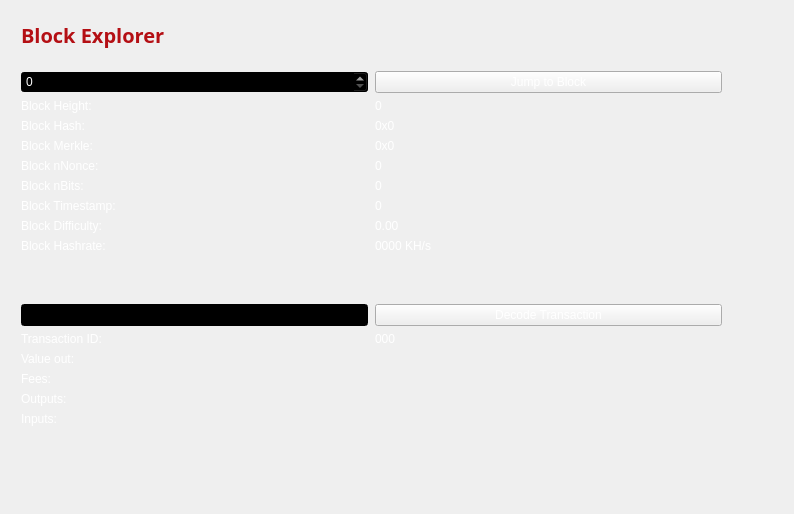
<?xml version="1.0" encoding="UTF-8"?>
<ui version="4.0">
 <class>BlockBrowser</class>
 <widget class="QWidget" name="BlockBrowser">
  <property name="windowModality">
   <enum>Qt::NonModal</enum>
  </property>
  <property name="enabled">
   <bool>true</bool>
  </property>
  <property name="geometry">
   <rect>
    <x>0</x>
    <y>0</y>
    <width>794</width>
    <height>514</height>
   </rect>
  </property>
  <property name="sizePolicy">
   <sizepolicy hsizetype="Expanding" vsizetype="Expanding">
    <horstretch>0</horstretch>
    <verstretch>0</verstretch>
   </sizepolicy>
  </property>
  <property name="minimumSize">
   <size>
    <width>0</width>
    <height>0</height>
   </size>
  </property>
  <property name="acceptDrops">
   <bool>false</bool>
  </property>
  <property name="windowTitle">
   <string>Form</string>
  </property>
  <property name="styleSheet">
   <string notr="true">color: transparent;</string>
  </property>
  <layout class="QGridLayout">
   <property name="sizeConstraint">
    <enum>QLayout::SetMaximumSize</enum>
   </property>
   <property name="leftMargin">
    <number>21</number>
   </property>
   <property name="topMargin">
    <number>21</number>
   </property>
   <property name="rightMargin">
    <number>10</number>
   </property>
   <item row="1" column="0">
    <widget class="QWidget" name="widget" native="true">
     <property name="styleSheet">
      <string notr="true">color: rgb(255, 255, 255);</string>
     </property>
     <widget class="QWidget" name="layoutWidget">
      <property name="geometry">
       <rect>
        <x>0</x>
        <y>0</y>
        <width>699</width>
        <height>27</height>
       </rect>
      </property>
      <layout class="QHBoxLayout" name="horizontalLayout_4">
       <property name="spacing">
        <number>7</number>
       </property>
       <item>
        <widget class="QLabel" name="label_5">
         <property name="font">
          <font>
           <family>Open Sans,sans-serif</family>
          </font>
         </property>
         <property name="styleSheet">
          <string notr="true">color: rgb(255, 255, 255);</string>
         </property>
         <property name="text">
          <string>&lt;html&gt;&lt;head/&gt;&lt;body&gt;&lt;p&gt;&lt;span style=&quot; font-size:20px; font-weight:600; color:#B40F14;&quot;&gt;Block Explorer &lt;/span&gt;&lt;/p&gt;&lt;/body&gt;&lt;/html&gt;</string>
         </property>
        </widget>
       </item>
       <item>
        <spacer name="horizontalSpacer_2">
         <property name="orientation">
          <enum>Qt::Horizontal</enum>
         </property>
         <property name="sizeHint" stdset="0">
          <size>
           <width>40</width>
           <height>20</height>
          </size>
         </property>
        </spacer>
       </item>
      </layout>
     </widget>
     <widget class="QWidget" name="layoutWidget_2">
      <property name="geometry">
       <rect>
        <x>0</x>
        <y>50</y>
        <width>701</width>
        <height>400</height>
       </rect>
      </property>
      <layout class="QGridLayout" name="gridLayout_3" rowstretch="0,0,0,0,0,0,0,0,0,0,0,0,0,0,0,0,0,0,0" columnstretch="0,0">
       <property name="sizeConstraint">
        <enum>QLayout::SetDefaultConstraint</enum>
       </property>
       <property name="horizontalSpacing">
        <number>7</number>
       </property>
       <item row="18" column="0">
        <spacer name="verticalSpacer">
         <property name="orientation">
          <enum>Qt::Vertical</enum>
         </property>
         <property name="sizeHint" stdset="0">
          <size>
           <width>20</width>
           <height>40</height>
          </size>
         </property>
        </spacer>
       </item>
       <item row="12" column="1">
        <widget class="QPushButton" name="txButton">
         <property name="styleSheet">
          <string notr="true">color: rgb(255, 255, 255);</string>
         </property>
         <property name="text">
          <string>Decode Transaction</string>
         </property>
        </widget>
       </item>
       <item row="17" column="0">
        <widget class="QLabel" name="inputLabel">
         <property name="styleSheet">
          <string notr="true">color: rgb(255, 255, 255);</string>
         </property>
         <property name="text">
          <string>Inputs:</string>
         </property>
         <property name="alignment">
          <set>Qt::AlignLeading|Qt::AlignLeft|Qt::AlignTop</set>
         </property>
        </widget>
       </item>
       <item row="10" column="1">
        <widget class="QLabel" name="pawBox">
         <property name="styleSheet">
          <string notr="true">color: rgb(255, 255, 255);</string>
         </property>
         <property name="text">
          <string>0000 KH/s</string>
         </property>
        </widget>
       </item>
       <item row="14" column="0">
        <widget class="QLabel" name="valueLabel">
         <property name="styleSheet">
          <string notr="true">color: rgb(255, 255, 255);</string>
         </property>
         <property name="text">
          <string>Value out:</string>
         </property>
        </widget>
       </item>
       <item row="13" column="0">
        <widget class="QLabel" name="txLabel">
         <property name="styleSheet">
          <string notr="true">color: rgb(255, 255, 255);</string>
         </property>
         <property name="text">
          <string>Transaction ID:</string>
         </property>
        </widget>
       </item>
       <item row="9" column="1">
        <widget class="QLabel" name="hardBox">
         <property name="styleSheet">
          <string notr="true">color: rgb(255, 255, 255);</string>
         </property>
         <property name="text">
          <string>0.00</string>
         </property>
        </widget>
       </item>
       <item row="13" column="1">
        <widget class="QLabel" name="txID">
         <property name="styleSheet">
          <string notr="true">color: rgb(255, 255, 255);</string>
         </property>
         <property name="text">
          <string>000</string>
         </property>
        </widget>
       </item>
       <item row="17" column="1">
        <widget class="QLabel" name="inputBox">
         <property name="styleSheet">
          <string notr="true">color: rgb(255, 255, 255);</string>
         </property>
         <property name="text">
          <string/>
         </property>
         <property name="alignment">
          <set>Qt::AlignLeading|Qt::AlignLeft|Qt::AlignTop</set>
         </property>
        </widget>
       </item>
       <item row="14" column="1">
        <widget class="QLabel" name="valueBox">
         <property name="styleSheet">
          <string notr="true">color: rgb(255, 255, 255);</string>
         </property>
         <property name="text">
          <string/>
         </property>
        </widget>
       </item>
       <item row="9" column="0">
        <widget class="QLabel" name="hardLabel">
         <property name="styleSheet">
          <string notr="true">color: rgb(255, 255, 255);</string>
         </property>
         <property name="text">
          <string>Block Difficulty:</string>
         </property>
        </widget>
       </item>
       <item row="1" column="0">
        <widget class="QSpinBox" name="heightBox">
         <property name="sizePolicy">
          <sizepolicy hsizetype="Preferred" vsizetype="Fixed">
           <horstretch>0</horstretch>
           <verstretch>0</verstretch>
          </sizepolicy>
         </property>
         <property name="styleSheet">
          <string notr="true">background-color: rgb(0, 0, 0);
color: rgb(255, 255, 255);</string>
         </property>
         <property name="maximum">
          <number>99999999</number>
         </property>
        </widget>
       </item>
       <item row="3" column="0">
        <widget class="QLabel" name="heightLabel_2">
         <property name="styleSheet">
          <string notr="true">color: rgb(255, 255, 255);</string>
         </property>
         <property name="text">
          <string>Block Height:</string>
         </property>
        </widget>
       </item>
       <item row="8" column="1">
        <widget class="QLabel" name="timeBox">
         <property name="styleSheet">
          <string notr="true">color: rgb(255, 255, 255);</string>
         </property>
         <property name="text">
          <string>0</string>
         </property>
        </widget>
       </item>
       <item row="1" column="1">
        <widget class="QPushButton" name="blockButton">
         <property name="styleSheet">
          <string notr="true">color: rgb(255, 255, 255);</string>
         </property>
         <property name="text">
          <string>Jump to Block</string>
         </property>
        </widget>
       </item>
       <item row="5" column="0">
        <widget class="QLabel" name="merkleLabel">
         <property name="styleSheet">
          <string notr="true">color: rgb(255, 255, 255);</string>
         </property>
         <property name="text">
          <string>Block Merkle:</string>
         </property>
        </widget>
       </item>
       <item row="4" column="0">
        <widget class="QLabel" name="hashLabel">
         <property name="styleSheet">
          <string notr="true">color: rgb(255, 255, 255);</string>
         </property>
         <property name="text">
          <string>Block Hash:</string>
         </property>
        </widget>
       </item>
       <item row="15" column="1">
        <widget class="QLabel" name="feesBox">
         <property name="styleSheet">
          <string notr="true">color: rgb(255, 255, 255);</string>
         </property>
         <property name="text">
          <string/>
         </property>
        </widget>
       </item>
       <item row="10" column="0">
        <widget class="QLabel" name="pawLabel">
         <property name="styleSheet">
          <string notr="true">color: rgb(255, 255, 255);</string>
         </property>
         <property name="text">
          <string>Block Hashrate:</string>
         </property>
        </widget>
       </item>
       <item row="3" column="1">
        <widget class="QLabel" name="heightLabel">
         <property name="styleSheet">
          <string notr="true">color: rgb(255, 255, 255);</string>
         </property>
         <property name="text">
          <string>0</string>
         </property>
        </widget>
       </item>
       <item row="15" column="0">
        <widget class="QLabel" name="feesLabel">
         <property name="styleSheet">
          <string notr="true">color: rgb(255, 255, 255);</string>
         </property>
         <property name="text">
          <string>Fees:</string>
         </property>
        </widget>
       </item>
       <item row="7" column="0">
        <widget class="QLabel" name="bitsLabel">
         <property name="styleSheet">
          <string notr="true">color: rgb(255, 255, 255);</string>
         </property>
         <property name="text">
          <string>Block nBits:</string>
         </property>
        </widget>
       </item>
       <item row="7" column="1">
        <widget class="QLabel" name="bitsBox">
         <property name="styleSheet">
          <string notr="true">color: rgb(255, 255, 255);</string>
         </property>
         <property name="text">
          <string>0</string>
         </property>
        </widget>
       </item>
       <item row="5" column="1">
        <widget class="QLabel" name="merkleBox">
         <property name="minimumSize">
          <size>
           <width>187</width>
           <height>0</height>
          </size>
         </property>
         <property name="styleSheet">
          <string notr="true">color: rgb(255, 255, 255);</string>
         </property>
         <property name="text">
          <string>0x0</string>
         </property>
        </widget>
       </item>
       <item row="16" column="0">
        <widget class="QLabel" name="outputLabel">
         <property name="styleSheet">
          <string notr="true">color: rgb(255, 255, 255);</string>
         </property>
         <property name="text">
          <string>Outputs:</string>
         </property>
         <property name="alignment">
          <set>Qt::AlignLeading|Qt::AlignLeft|Qt::AlignTop</set>
         </property>
        </widget>
       </item>
       <item row="16" column="1">
        <widget class="QLabel" name="outputBox">
         <property name="styleSheet">
          <string notr="true">color: rgb(255, 255, 255);</string>
         </property>
         <property name="text">
          <string/>
         </property>
         <property name="alignment">
          <set>Qt::AlignLeading|Qt::AlignLeft|Qt::AlignTop</set>
         </property>
        </widget>
       </item>
       <item row="6" column="0">
        <widget class="QLabel" name="nonceLabel">
         <property name="styleSheet">
          <string notr="true">color: rgb(255, 255, 255);</string>
         </property>
         <property name="text">
          <string>Block nNonce:</string>
         </property>
        </widget>
       </item>
       <item row="6" column="1">
        <widget class="QLabel" name="nonceBox">
         <property name="styleSheet">
          <string notr="true">color: rgb(255, 255, 255);</string>
         </property>
         <property name="text">
          <string>0</string>
         </property>
        </widget>
       </item>
       <item row="8" column="0">
        <widget class="QLabel" name="timeLabel">
         <property name="styleSheet">
          <string notr="true">color: rgb(255, 255, 255);</string>
         </property>
         <property name="text">
          <string>Block Timestamp:</string>
         </property>
        </widget>
       </item>
       <item row="4" column="1">
        <widget class="QLabel" name="hashBox">
         <property name="enabled">
          <bool>true</bool>
         </property>
         <property name="sizePolicy">
          <sizepolicy hsizetype="Preferred" vsizetype="Preferred">
           <horstretch>0</horstretch>
           <verstretch>0</verstretch>
          </sizepolicy>
         </property>
         <property name="minimumSize">
          <size>
           <width>0</width>
           <height>0</height>
          </size>
         </property>
         <property name="styleSheet">
          <string notr="true">color: rgb(255, 255, 255);</string>
         </property>
         <property name="text">
          <string>0x0</string>
         </property>
        </widget>
       </item>
       <item row="12" column="0">
        <widget class="QLineEdit" name="txBox">
         <property name="sizePolicy">
          <sizepolicy hsizetype="Preferred" vsizetype="Fixed">
           <horstretch>0</horstretch>
           <verstretch>0</verstretch>
          </sizepolicy>
         </property>
         <property name="styleSheet">
          <string notr="true">background-color: rgb(0, 0, 0);
color: rgb(255, 255, 255);</string>
         </property>
         <property name="inputMask">
          <string comment="Transaction id" extracomment="Transaction id"/>
         </property>
         <property name="placeholderText">
          <string comment="Transaction ID" extracomment="Transaction ID"/>
         </property>
        </widget>
       </item>
       <item row="11" column="0">
        <spacer name="verticalSpacer_2">
         <property name="orientation">
          <enum>Qt::Vertical</enum>
         </property>
         <property name="sizeHint" stdset="0">
          <size>
           <width>20</width>
           <height>40</height>
          </size>
         </property>
        </spacer>
       </item>
      </layout>
     </widget>
    </widget>
   </item>
  </layout>
 </widget>
 <resources/>
 <connections/>
</ui>
